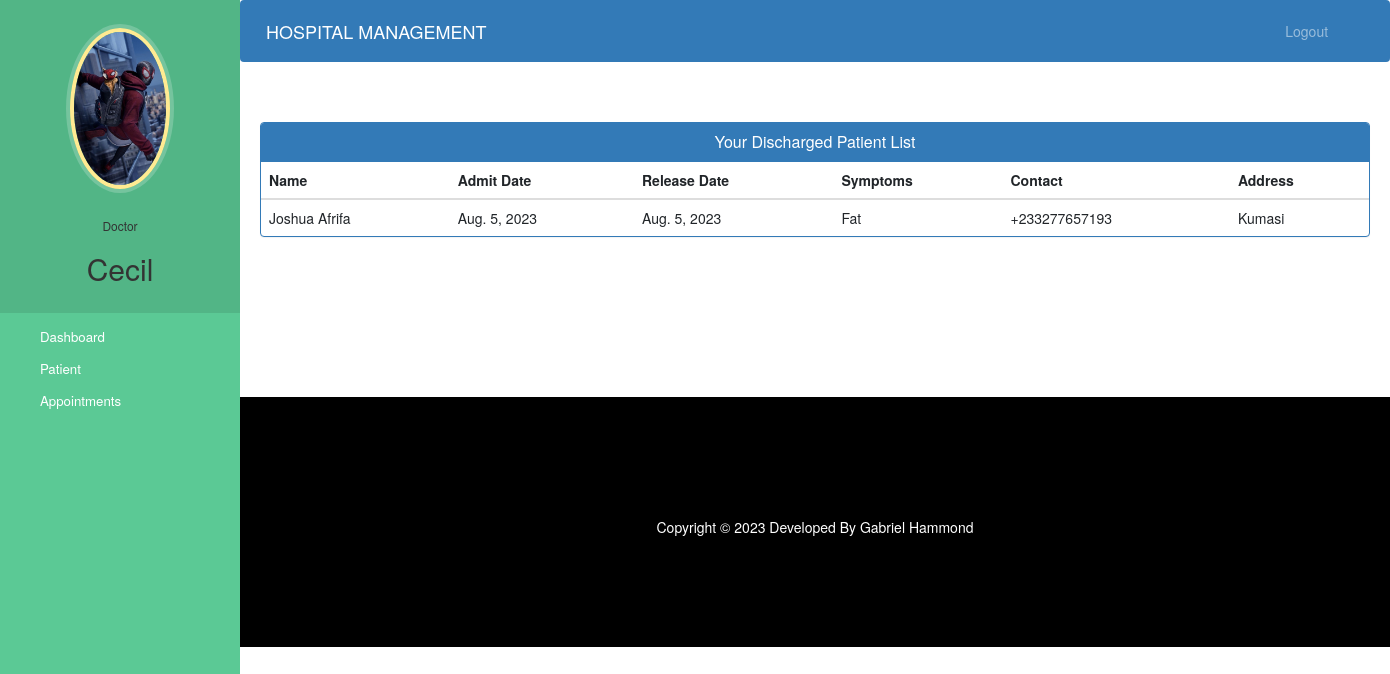
The page /doctor-view-discharge-patient (signed in) on the database as committed earlier.
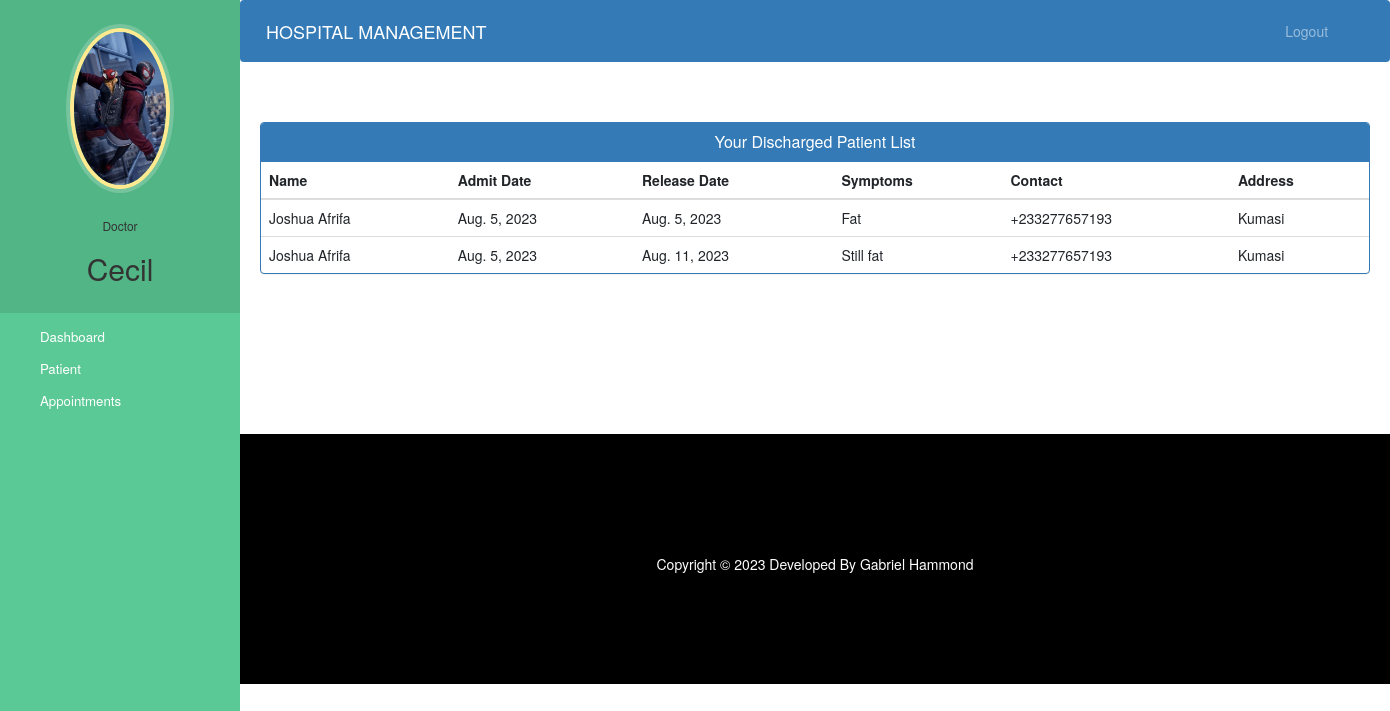
The same page on the database as committed later.
### hospital/models.py (models this page shows, shortened)
class Doctor(models.Model):
    user=models.OneToOneField(User,on_delete=models.CASCADE)
    profile_pic= models.ImageField(upload_to='profile_pic/DoctorProfilePic/',null=True,blank=True)
    address = models.CharField(max_length=40)
    mobile = models.CharField(max_length=20,null=True)
    department= models.CharField(max_length=50,choices=departments,default='Cardiologist')
    status=models.BooleanField(default=False)

class PatientDischargeDetails(models.Model):
    patientId=models.PositiveIntegerField(null=True)
    patientName=models.CharField(max_length=40)
    assignedDoctorName=models.CharField(max_length=40)
    address = models.CharField(max_length=40)
    mobile = models.CharField(max_length=20,null=True)
    symptoms = models.CharField(max_length=100,null=True)
    admitDate=models.DateField(null=False)
    releaseDate=models.DateField(null=False)
    daySpent=models.PositiveIntegerField(null=False)
    roomCharge=models.PositiveIntegerField(null=False)
    medicineCost=models.PositiveIntegerField(null=False)
    doctorFee=models.PositiveIntegerField(null=False)
    OtherCharge=models.PositiveIntegerField(null=False)
    total=models.PositiveIntegerField(null=False)

### hospital/views.py (the view)
# urls.py: path('doctor-view-discharge-patient',views.doctor_view_discharge_patient_view,name='doctor-view-discharge-patient'),
@login_required(login_url='doctorlogin')
@user_passes_test(is_doctor)
def doctor_view_discharge_patient_view(request):
    dischargedpatients=models.PatientDischargeDetails.objects.all().distinct().filter(assignedDoctorName=request.user.first_name)
    doctor=models.Doctor.objects.get(user_id=request.user.id) #for profile picture of doctor in sidebar
    return render(request,'hospital/doctor_view_discharge_patient.html',{'dischargedpatients':dischargedpatients,'doctor':doctor})

### hospital/views.py (called while the page is built)
def is_doctor(user):
    return user.groups.filter(name='DOCTOR').exists()

### templates/hospital/doctor_view_discharge_patient.html (shortened to what this page needs)
{% extends 'hospital/doctor_base.html' %}
{% block content %}
{%load static%}
<head>
  <link href="//netdna.bootstrapcdn.com/bootstrap/3.0.0/css/bootstrap.min.css" rel="stylesheet" id="bootstrap-css">
</head>
<div class="container">
  <div class="panel panel-primary">
    <div class="panel-heading">
      <h6 class="panel-title">Your Discharged Patient List</h6>
    </div>
    <table class="table table-hover" id="dev-table">
      <thead>
        <tr>
          <th>Name</th>
          <th>Admit Date</th>
          <th>Release Date</th>
          <th>Symptoms</th>
          <th>Contact</th>
          <th>Address</th>
        </tr>
      </thead>
      {% for p in dischargedpatients %}
      <tr>
        <td> {{p.patientName}}</td>
        <td>{{p.admitDate}}</td>
        <td>{{p.releaseDate}}</td>
        <td>{{p.symptoms}}</td>
        <td>{{p.mobile}}</td>
        <td>{{p.address}}</td>
      </tr>
      {% endfor %}
    </table>
  </div>
</div>
{% endblock content %}

### templates/hospital/doctor_base.html (shortened to what this page needs)
<!DOCTYPE html>
{% load static %}
<html lang="en">
  <head>
    <link
      rel="stylesheet"
      href="https://stackpath.bootstrapcdn.com/bootstrap/4.3.1/css/bootstrap.min.css"
    />
    <link
      rel="stylesheet"
      href="https://maxcdn.bootstrapcdn.com/font-awesome/4.7.0/css/font-awesome.min.css"
    />
  </head>
  <body>
    <nav class="menu" tabindex="0">
      <header class="avatar">
        <img src="{% static doctor.profile_pic.url %}" alt="Profile Pic" />
        <br /><br />
        <h6>Doctor</h6>
        <h2>{{request.user.first_name}}</h2>
      </header>
      <ul>
        <li tabindex="0" class="icon-dashboard">
          <a
            style="color: white; text-decoration: none"
            href="/doctor-dashboard"
            ><span>Dashboard</span></a
          >
        </li>
        <li tabindex="0" class="icon-users">
          <a style="color: white; text-decoration: none" href="/doctor-patient"
            ><span>Patient</span></a
          >
        </li>
        <li tabindex="0" class="icon-calendar">
          <a
            style="color: white; text-decoration: none"
            href="/doctor-appointment"
            ><span>Appointments</span></a
          >
        </li>
      </ul>
    </nav>
    <main>
      <div class="bs-example">
        <nav
          class="navbar navbar-expand-md navbar-dark fixed-top"
          style="background: #337ab7"
        >
          <a href="/doctor-dashboard" class="navbar-brand"
            >HOSPITAL MANAGEMENT</a
          >
          <div
            class="collapse navbar-collapse justify-content-between"
            id="navbarCollapse"
          >
            <div class="navbar-nav" style="margin-left: 90%">
              <a href="/logout" class="nav-item nav-link">Logout</a>
            </div>
          </div>
        </nav>
      </div>
      <br /><br />
      {% block content %} {% endblock content %}
      <br /><br /><br /><br /><br /><br /><br />
      <footer>
        <br />
        <div class="container">
          <div class="row">
            <div class="col-md-12 col-sm-12">
              <div style="color: #ffffff" class="wow fadeInUp footer-copyright">
                <p>Copyright &copy; 2023 Developed By Gabriel Hammond</p>
              </div>
            </div>
          </div>
        </div>
      </footer>
    </main>
  </body>
</html>

### templates/hospital/doctor_base.html (style rules this page uses)
a:link { text-decoration: none; }
a { color: white; }
footer { padding: 0px 0px 0px 0px; background-color: black; margin: 0px; }
p { text-align: center; }
body { padding-left: 240px; }
main { position: relative; height: 100vh; }
.menu { background: #5bc995; height: 100vh; width: 240px; position: fixed; top: 0px; left: 0; z-index: 5; outline: none; }
.menu .avatar { background: rgba(0, 0, 0, 0.1); padding: 2em 0.5em; text-align: center; }
.menu .avatar img { width: 100px; border-radius: 50%; overflow: hidden; border: 4px solid #ffea92; box-shadow: 0 0 0 4px rgba(255, 255, 255, 0.2); }
.menu .avatar h2 { font-weight: normal; margin-bottom: 0; }
.menu ul { list-style: none; padding: 0.5em 0; margin: 0; }
.menu ul li { padding: 0.5em 1em 0.5em 3em; font-size: 0.95em; font-weight: regular; background-repeat: no-repeat; background-position: left 15px center; background-size: auto 20px; transition: all 0.15s linear; cursor: pointer; }
.menu ul li.icon-dashboard { background-image: url("http://www.entypo.com/images//gauge.svg"); }
.menu ul li.icon-users { background-image: url("http://www.entypo.com/images//users.svg"); }
.menu ul li.icon-calendar { background-image: url("http://www.entypo.com/images//calendar.svg"); }

### templates/hospital/doctor_view_discharge_patient.html (style rules this page uses)
a:link { text-decoration: none; }
h6 { text-align: center; }
.row { margin: 100px; }

Rows that differ between the two databases and show on the page:
added PatientDischargeDetails: patientName "Joshua Afrifa", admitDate "Aug. 5, 2023", releaseDate "Aug. 11, 2023", symptoms "Still fat", mobile "+233277657193", address "Kumasi"
